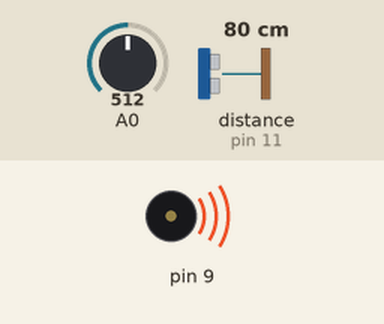
Recording of a sketch running on a simulated Arduino Uno, built with avr-gcc and run on an emulated ATmega328P. Parts: buzzer (waves = sounding). Wiring (inferred from the names in the program): ultrasonic range finder: trigger pin 10; echo pin 11. Inputs (shaded band) come from the test bench; at power-on: distance to the obstacle (sensor on pin 11) 80 cm, A0 = 512. The echo pulse lasts 58.3 µs per cm; what the sketch prints to the serial monitor is not drawn.

Above: at 1.2 s.
1.3 s: distance to the obstacle (sensor on pin 11) set to 2 cm
Timing chart, 0 to 4.3 s (numbered marks = the images above; inputs shaded):
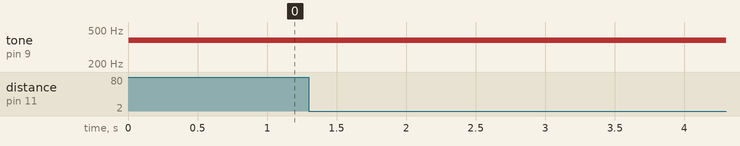

The sketch:

instrument.ino
```cpp
//Musical Instrument
//Rashid Al Qubaisi

int trig = 10;
int echo = 11;
long duration;
long distance;
int sensorReading;
int thisPitch;
int sound;

void setup() {
  pinMode(echo, INPUT);

  pinMode(trig, OUTPUT);

  Serial.begin(9600);
}

void loop() {
  digitalWrite(trig, LOW); //triggers on/off and then reads data
  delayMicroseconds(2);
  digitalWrite(trig, HIGH);
  delayMicroseconds(10);
  digitalWrite(trig, LOW);
  duration = pulseIn(echo, HIGH);
  distance = (duration / 2) * .0344;    //this is the speed of sound


  int notes[7] = {261, 294, 329, 349, 392, 440, 494}; //These are the notes to control the certain pitches
  //          mid C  D   E   F   G   A   B


    int sound = map(distance, 0, 50, 0, 6);  //map distance to the array of notes
    tone(12, notes[sound]);
  // read the sensor:
  int sensorReading = analogRead(A0);
  // print the sensor reading so you know its range
  Serial.println(sensorReading);
  //this controls the pitch of the sensor according to the sensorReading of the surroundings
  int thisPitch = map(sensorReading, 400, 1000, 120, 1500);

  // play the pitch:
  tone(9, thisPitch, 10);
  delay(1);
  }
```
